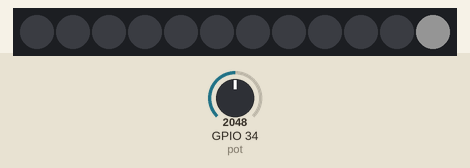
A program run on a simulated ESP32 board running MicroPython. Shown: 12 RGB LEDs in strip order, left to right. The test bench sets the inputs (shaded band); at power-on: GPIO 34 (pot) = 2048 (analog values on the 0–4095 scale). Dim RGB values are drawn brighter than linear.

Above: at 1.2 s.
1.3 s: GPIO 34 (pot) set to 2866
At 1.7 s:
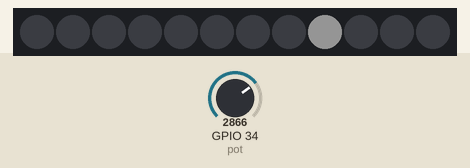
2.8 s: GPIO 34 (pot) set to 3603
At 4.0 s:
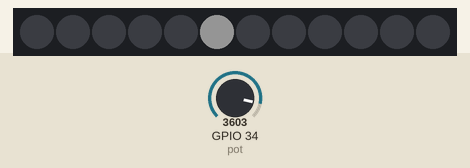
4.3 s: GPIO 34 (pot) set to 1228
At 5.1 s:
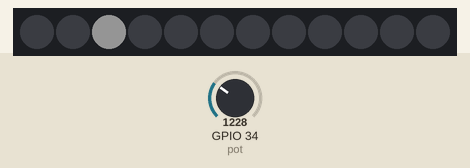
Timing chart, 0 to 7.3 s (numbered marks = the images above; inputs shaded):
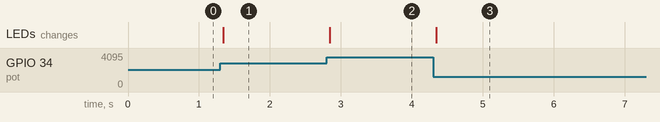

The program:

Pot_lys.py
```python
from machine import Pin, ADC
from time import sleep
from neopixel import NeoPixel

pot = ADC(Pin(34, Pin.IN))
pot.atten(ADC.ATTN_11DB)
pot.width(ADC.WIDTH_12BIT)

n = 12 # number of pixels in the Neopixel ring
p = 12 # pin atached to Neopixel ring
np = NeoPixel(Pin(p, Pin.OUT), n) # create NeoPixel instance
light = 20
while True:
    #print (pot.read())
    #print (pot.read()/4095*3.3)
    i = int(pot.read()/4095*47)
    #print (i)
    sleep(0.0001)
    if i > 11:
        if i <= 23:
            i -= 12
        if i >= 24 and i <= 35:
            i -= 12*2
        if i >= 36:
            i -= 12*3
    for x in range(n):
        if x == i:
            np[x] = (light,light,light)
            np.write()
        else:
            np[x] = (0,0,0)
            np.write()
```

Measured:
- after the input at 1.3 s, the LEDs: change at once (image 1)
- after the input at 2.8 s, the LEDs: change at once (image 2)
- after the input at 4.3 s, the LEDs: change at once (image 3)
